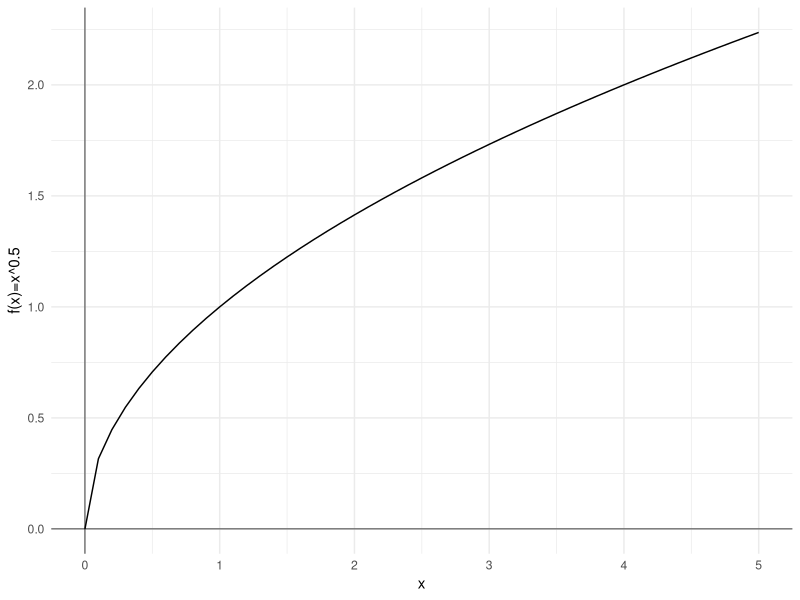
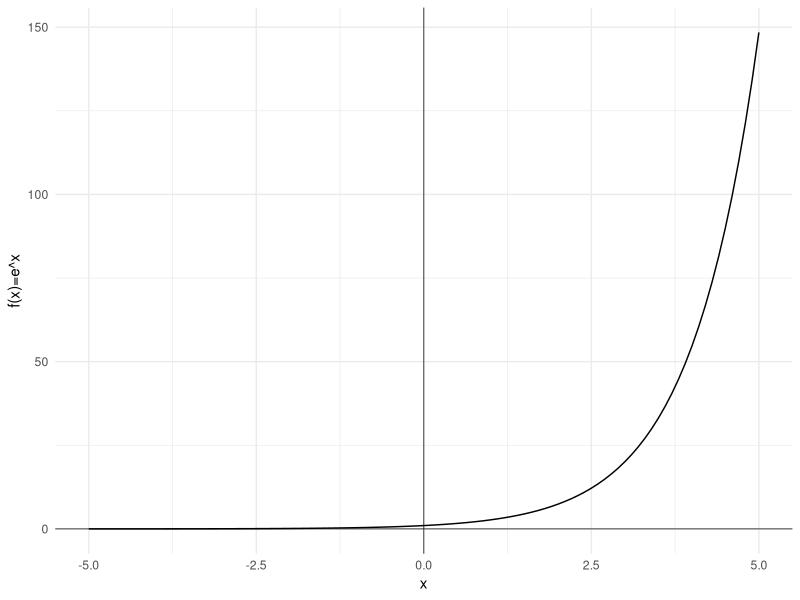
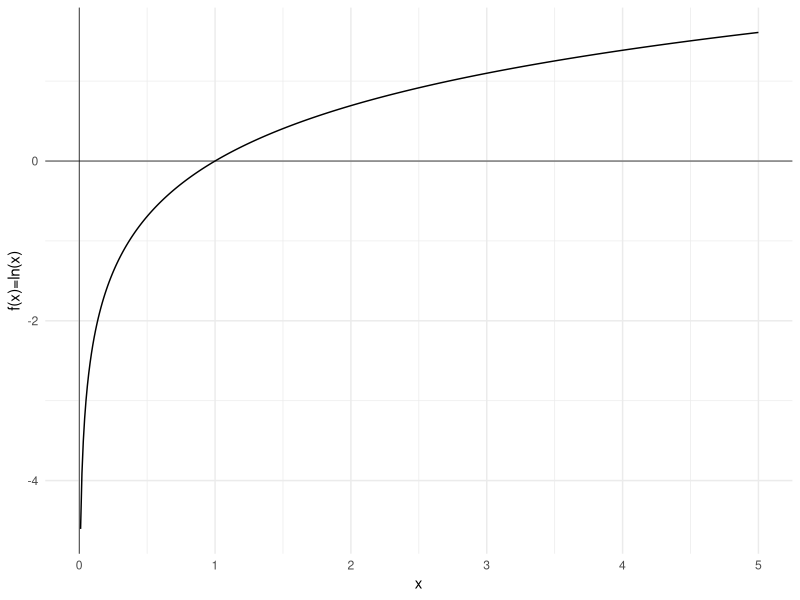

Generate these figures, in order, with R:
## ---- chunk 1
#| label: fig-square-root
#| fig-cap: "Square root function"

library(ggplot2)

x <- seq(0, 5, 0.1)

y <- x^0.5

df <- data.frame(x, y)

ggplot(df, aes(x, y)) +
  geom_line() +
  geom_vline(xintercept = 0, linewidth=0.25)+ 
  geom_hline(yintercept = 0, linewidth=0.25)+
  labs(x = "x", y = "f(x)=x^0.5") +
  theme_minimal()

## ---- chunk 2
#| label: fig-exponential-function
#| fig-cap: "The exponential function"

library(ggplot2)

x <- seq(-5, 5, 0.1)
y <- exp(x)

df <- data.frame(x, y)

ggplot(df, aes(x, y)) +
  geom_line() +
  geom_vline(xintercept = 0, linewidth=0.25)+ 
  geom_hline(yintercept = 0, linewidth=0.25)+
  labs(x = "x", y = "f(x)=e^x") +
  theme_minimal()

## ---- chunk 3
#| label: fig-logarithmic-function
#| fig-cap: "The logarithmic function"

x <- seq(0.01, 5, 0.01)
y <- log(x)

df <- data.frame(x, y)

ggplot(df, aes(x, y)) +
  geom_line() +
  geom_vline(xintercept = 0, linewidth=0.25)+ 
  geom_hline(yintercept = 0, linewidth=0.25)+
  labs(x = "x", y = "f(x)=ln(x)") +
  theme_minimal()

